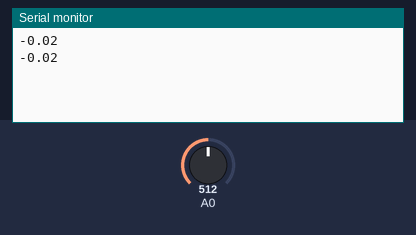
A sketch run on a simulated Arduino Uno, built with avr-gcc and run on an emulated ATmega328P. On the bench: the last lines printed to the serial monitor. The test bench sets the inputs (shaded band); at power-on: A0 = 512.

Above: at 1.2 s.
1.3 s: A0 set to 716
At 2.6 s:
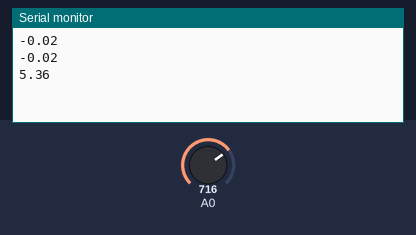
2.8 s: A0 set to 900
At 3.9 s:
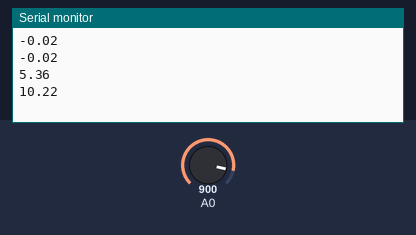
Timing chart, 0 to 5.8 s (numbered marks = the images above; inputs shaded):
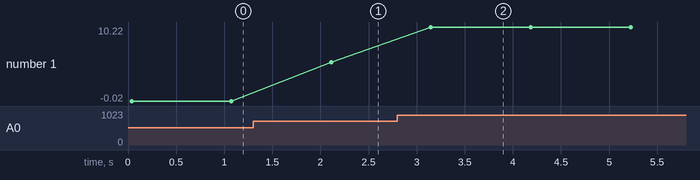

Measured:
- after the input at 1.3 s, the serial monitor: prints a new line after 0.81 s (image 1)
- after the input at 2.8 s, the serial monitor: prints a new line after 0.35 s (image 2)
- plotted number 1: -0.02 → 5.36 after the input at 1.3 s, 5.36 → 10.22 after the input at 2.8 s

The sketch:

M0202_Arduino.ino
```cpp
// int sensitive = 100; // สำหรับ 20A
// int sensitive = 66; // สำหรับ 30A
int sensitive = 185; // สำหรับ 5A
int offset = 2504; // ค่าเริ่มต้น 2500 ปรับค่าตรงนี้เพื่อให้ค่ายังไม่มีโหลดเป็น 0.00

void setup() {
Serial.begin(9600);
}

void loop() {
double c = getCA();
Serial.println(c);
delay(1000);
}

// หาค่ากระแสเฉลี่ย
double getCA() {
int count = 200;
double sum = 0;
for (int i = 0; i < count; i++) {
sum += getC();
}
double val = sum / count;
return val;
}
// อ่านค่ากระแส
double getC() {
int a = analogRead(A0);
double v = (a / 1024.0) * 5000;
double c = (v - offset) / sensitive;
return c;
}
```
